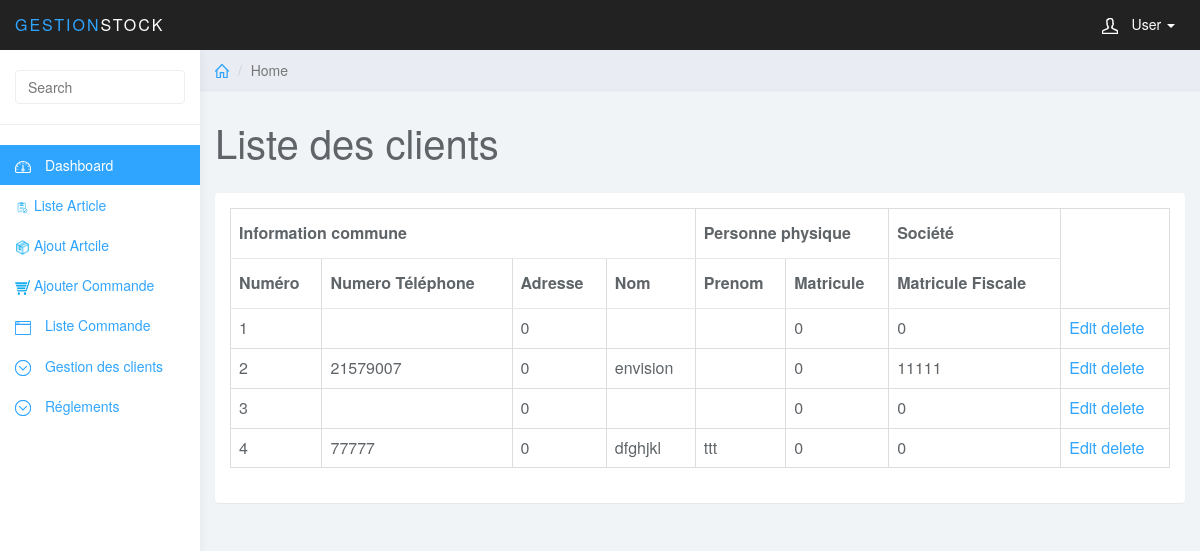
The app's page /index.controller.php?action=listeClient&controller=client (signed in), older data.
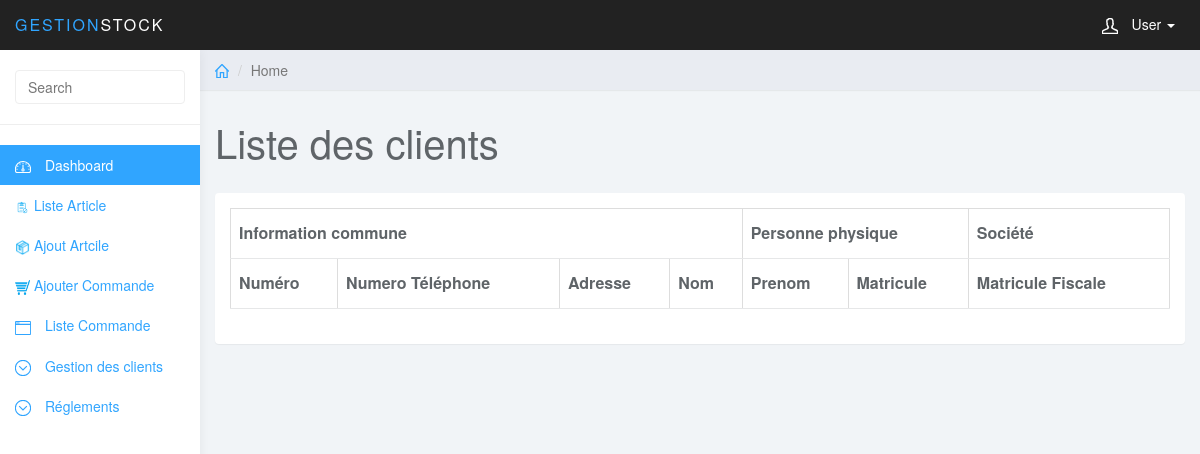
The same page, newer data.
### tables this page shows
CREATE TABLE `client` (
  `id` int(11) NOT NULL,
  `num_tel` varchar(8) NOT NULL,
  `adr_client` int(50) NOT NULL,
  `type_id` char(1) NOT NULL,
  `mat_fiscale` int(10) NOT NULL,
  `mat_client` int(8) NOT NULL,
  `nom_client` varchar(20) NOT NULL,
  `prenom_client` varchar(20) NOT NULL
);

### models/client.class.php (called while the page is built, shortened)
<?php
class Client
{
	public function getAll($cnx)
	{
		$query = 'SELECT * FROM client';
		$tab=$cnx->query($query)->fetchAll(PDO::FETCH_OBJ);
		return $tab;
	}
}
?>

### views/client/client_liste.php (the view, shortened to what this page needs)
<?php include('include/header.php') ?>
	<div class="col-sm-9 col-sm-offset-3 col-lg-10 col-lg-offset-2 main">
		<div class="row">
			<ol class="breadcrumb">
				<li><a href="index.controller.php?action=dashboard&controller=admin"><svg class="glyph stroked home"><use xlink:href="#stroked-home"></use></svg></a></li>
				<li class="active">Home</li>
			</ol>
		</div>
		<div class="row">
			<div class="col-lg-12">
				<h1 class="page-header">Liste des clients</h1>
			</div>
		</div>
		<div class="row">
			<div class="col-lg-12">
				<div class="panel panel-default">
					<div class="panel-body">
						<table class="table table-bordered" >
						    <thead>
								<tr>
								   <th colspan="4" scope="colgroup">Information commune</th>
								   <th colspan="2" scope="colgroup">Personne physique</th>
								   <th colspan="1" scope="colgroup">Société</th>
								</tr>
								 <tr>
								   <th>Numéro</th>
								   <th>Numero Téléphone</th>
								   <th>Adresse</th>
								   <th>Nom</th>
								   <th scope="col">Prenom</th>
								   <th scope="col">Matricule</th>
								   <th scope="col">Matricule Fiscale</th>
								 </tr>
							</thead>
							<?php foreach ($res as $client) { ?>
							<tr>
							<td><?php echo $client->id; ?></td>
							<td><?php echo $client->num_tel; ?></td>
							<td><?php echo $client->adr_client; ?></td>
							<td><?php echo $client->nom_client; ?></td>
							<td><?php echo $client->prenom_client; ?></td>
							<td><?php echo $client->mat_client; ?></td>
							<td><?php echo $client->mat_fiscale; ?></td>
							<td>
							<a href="index.controller.php?controller=client&action=showEdit&id=<?php echo $client->id; ?>">Edit</a>
							<a href="index.controller.php?controller=client&action=supp&id=<?php echo $client->id; ?>"> delete</a>
							</td>
							</tr>
								<?php }?>
						</table>
					</div>
				</div>
			</div>
		</div>
	</div>

Row changes from the older to the newer data that the page shows:
removed client: id "1", adr_client "0", mat_client "0", mat_fiscale "0"
removed client: id "2", num_tel "21579007", adr_client "0", nom_client "envision", mat_client "0", mat_fiscale "11111"
removed client: id "3", adr_client "0", mat_client "0", mat_fiscale "0"
removed client: id "4", num_tel "77777", adr_client "0", nom_client "dfghjkl", prenom_client "ttt", mat_client "0", mat_fiscale "0"
